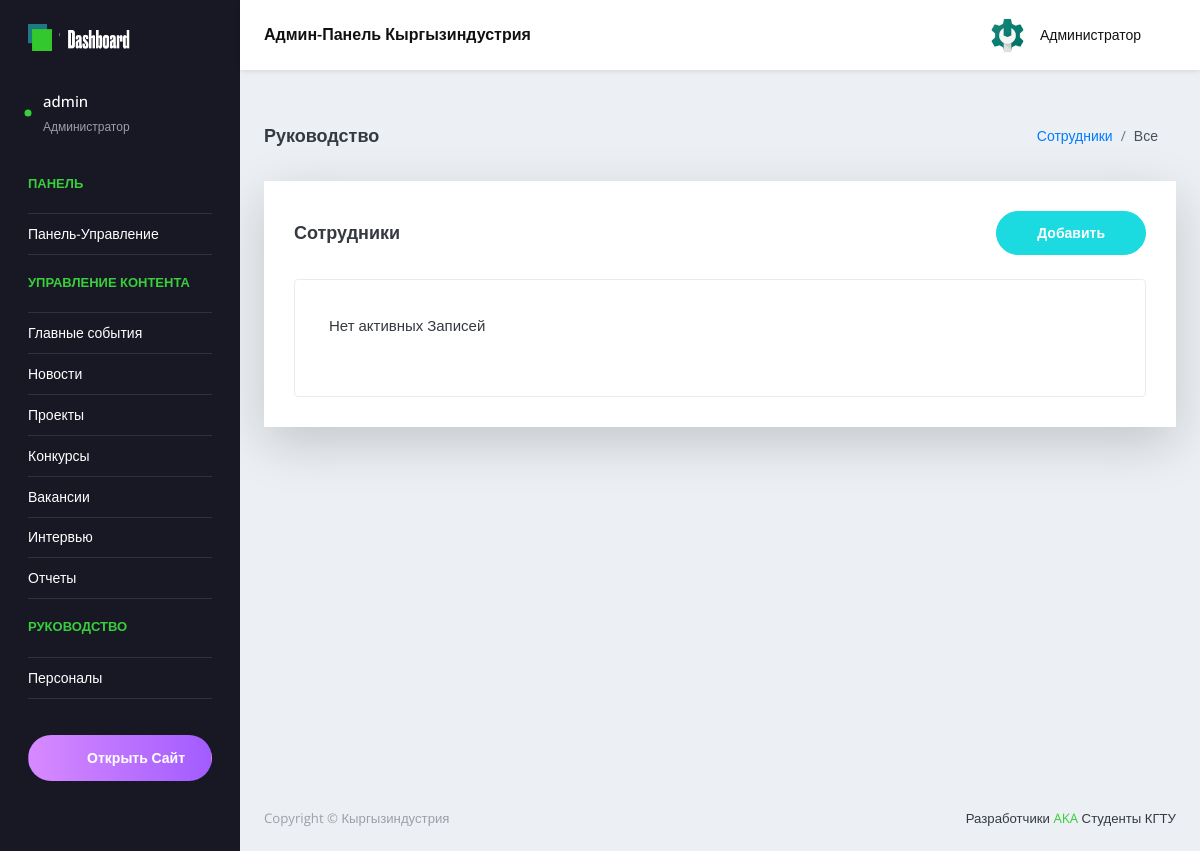
The page /ru/admin-panel/management/ (signed in) on the database as committed earlier.
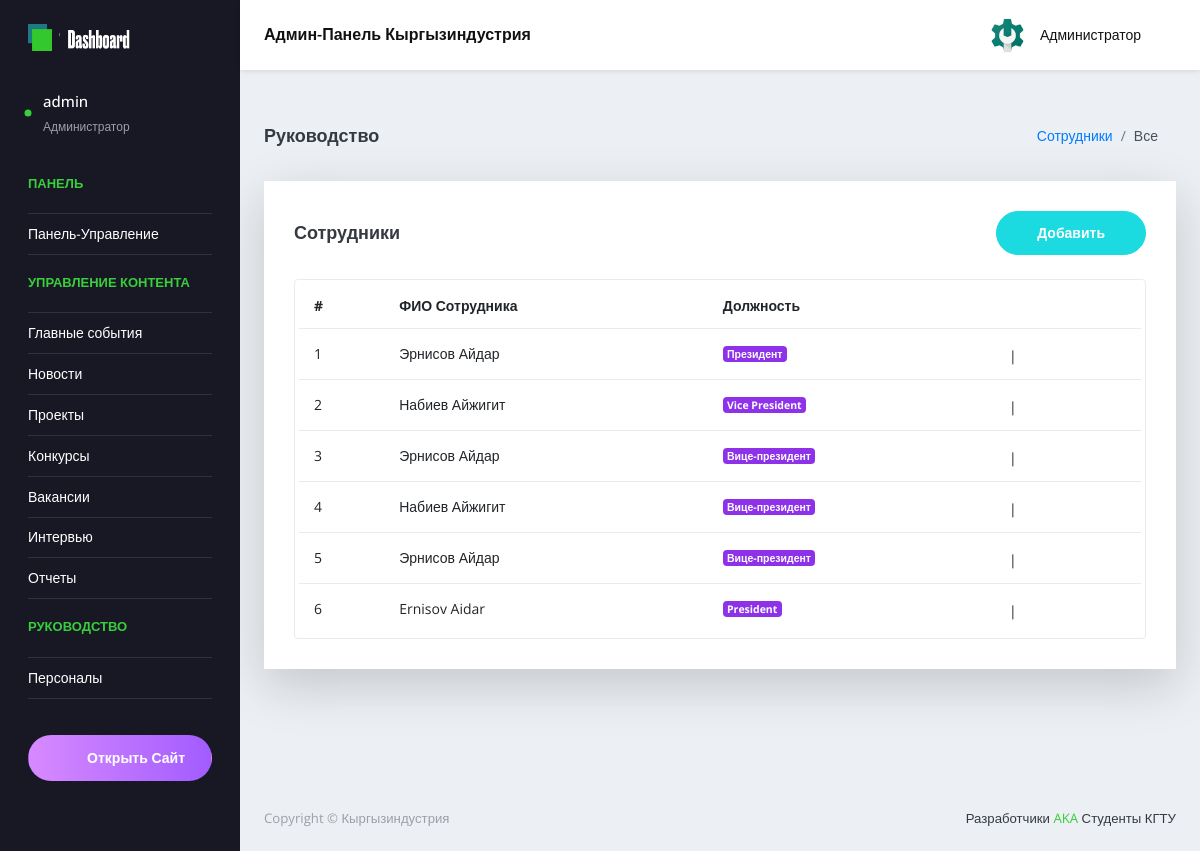
The same page on the database as committed later.
### main/models.py (models this page shows, shortened)
class Management(models.Model):
    full_name = models.CharField(max_length = 60, verbose_name = "ФИО Сотрудника")
    position = models.CharField(max_length = 70, verbose_name = "Должность")
    date_birth = models.DateField(verbose_name='Дата рождения', default=now)
    education = models.CharField(max_length=255, verbose_name='Образования')
    speciality = models.CharField(max_length=
                                  255, verbose_name='Специальность')
    about = RichTextField(verbose_name="Биография сотрудника")
    language=models.CharField(
                               max_length = 10,
                               choices = LanguageChoice.choices,
                               default = LanguageChoice.RU,
                               verbose_name = "Язык"
                               )
    picture = models.ImageField(
        verbose_name="Фотография",
        upload_to=get_file_path,
        validators = [validate_image_file_extension]
        )
    path_url = "static/client/img/team/"

### main/views.py (the view)
# urls.py: path('admin-panel/management/', views.ManagementListView.as_view(), name='management_all'),
class ManagementListView(LoginRequiredMixin, ManagementView, ListView):
    login_url = "login_page"
    template_name = "admin/pages/management/management_list.html"

### main/templates/admin/pages/management/management_list.html (shortened to what this page needs)
{% extends 'admin/admin_base.html' %}
{% load static %}
  {% block content %}
      <div class="content-wrapper">
            <div class="page-header">
              <h3 class="page-title">Руководство</h3>
              <nav aria-label="breadcrumb">
                <ol class="breadcrumb">
                  <li class="breadcrumb-item"><a href="{% url 'management_all' %}">Сотрудники</a></li>
                  <li class="breadcrumb-item active" aria-current="page">Все</li>
                </ol>
              </nav>
            </div>
            <div class="row">
              <div class="col-lg-12 grid-margin stretch-card">
                <div class="card shadow-lg">
                  <div class="card-body">
                    <div class="d-sm-flex align-items-center mb-4">
                      <h4 class="card-title mb-sm-0">Сотрудники</h4>
                      <a href="{% url 'management_create' %}" class="btn btn-primary btn-rounded my-1 my-sm-0 ml-auto">
                        Добавить
                      </a>
                    </div>
                    <div class="table-responsive border rounded p-1">
                      <table class="table table-hover">
                        {% if management_list %}
                        <thead>
                          <tr>
                            <th class="font-weight-bold">#</th>
                            <th class="font-weight-bold">ФИО Сотрудника</th>
                            <th class="font-weight-bold">Должность</th>
                          </tr>
                        </thead>
                        <tbody>
                          {% for management in management_list %}
                          <tr>
                            <td>{{forloop.counter}}</td>
                            <td class="td-title" >{{management.full_name }}</td>
                            <td class="text-info"><div class="badge badge-info">{{management.position}}</div></td>
                            <td class="edit-delete-icons">
                              <a href="{% url 'management_update' management.id %}"><i class="icon-pencil"></i></a> |
                              <a href="{% url 'management_delete' management.id %}" class="text-danger"><i class="icon-trash"></i></a>
                            </td>
                          </tr>
                          {% endfor %}
                        </tbody>
                        {% else %}
                        <div class="row purchace-popup">
                          <div class="col-12 stretch-card grid-margin">
                            <div class="card card-secondary">
                              <span class="card-body d-lg-flex align-items-center">
                                <p class="mb-lg-0">Нет активных Записей</p>
                              </span>
                            </div>
                          </div>
                        </div>
                        {% endif %}
                      </table>
                    </div>
                  </div>
                </div>
              </div>
            </div>
      </div>
{% endblock content %}

### main/templates/admin/admin_base.html (shortened to what this page needs)
<!DOCTYPE html>
<html lang="en">
  <head>
    {% include 'admin/blocks/links.html' %}
  </head>
  <body>
    <div class="container-scroller">
      {% include 'admin/blocks/header.html' %}
      <div class="container-fluid page-body-wrapper">
        {% include 'admin/blocks/side-bar.html' %}
        <div class="main-panel">
           {% block content %}{% endblock content %}
           {% include 'admin/blocks/footer.html' %}
        </div>
      </div>
    </div>
  </body>
</html>

### main/templates/admin/blocks/links.html
{% load static %}
 <link rel="stylesheet" href="{% static 'admin-panel/vendors/simple-line-icons/css/simple-line-icons.css' %}">
 <link rel="stylesheet" href="{% static 'admin-panel/vendors/flag-icon-css/css/flag-icon.min.css' %}">
 <link rel="stylesheet" href="{% static 'admin-panel/vendors/css/vendor.bundle.base.css' %}">
 <link rel="stylesheet" href="{% static 'admin-panel/css/style.css' %}">

### main/templates/admin/blocks/header.html (shortened to what this page needs)
{% load static %}
      <nav class="navbar default-layout-navbar col-lg-12 col-12 p-0 fixed-top d-flex flex-row">
        <div class="navbar-brand-wrapper d-flex align-items-center">
          <a class="navbar-brand brand-logo" href="{% url 'admin_panel' %}">
            <img src="{% static 'admin-panel/images/logo.png' %}" alt="logo" class="logo-dark" />
          </a>
        </div>
        <div class="navbar-menu-wrapper d-flex align-items-center flex-grow-1">
          <h5 class="mb-0 font-weight-medium d-none d-lg-flex">Админ-Панель Кыргызиндустрия</h5>
          <ul class="navbar-nav navbar-nav-right ml-auto">
            <li class="nav-item"><a href="{% url 'contests_all' %}" class="nav-link" title="Открыть конкурсы"><i class="icon-chart"></i></a></li>
            <li class="nav-item dropdown d-none d-xl-inline-flex user-dropdown">
              <a class="nav-link dropdown-toggle" id="UserDropdown" href="#" data-toggle="dropdown" aria-expanded="false" title="Настроить профили">
                <img class="img-xs rounded-circle ml-2" src="{% static 'admin-panel/images/requirements/admin.png' %}" alt="Profile image"> <span class="font-weight-normal">Администратор </span></a>
            </li>
          </ul>
        </div>
      </nav>

### main/templates/admin/blocks/side-bar.html (shortened to what this page needs)
{% load static %}
  <nav class="sidebar sidebar-offcanvas" id="sidebar">
      <ul class="nav">
        <li class="nav-item nav-profile user-select-none">
          <a class="nav-link">
            <div class="profile-image">
              <div class="dot-indicator bg-success"></div>
            </div>
            <div class="text-wrapper">
              <p class="profile-name">{{ user }}</p>
              <p class="designation">Администратор</p>
            </div>
            <div class="icon-container">
              <i class="icon-support"></i>
            </div>
          </a>
        </li>
        <li class="nav-item nav-category">
          <span class="nav-link">Панель</span>
        </li>
        <li class="nav-item" id="main-panel">
          <a class="nav-link" href="{% url 'admin_panel' %}">
            <span class="menu-title">Панель-Управление</span>
            <i class="icon-screen-desktop menu-icon"></i>
          </a>
        </li>
        <li class="nav-item nav-category"><span class="nav-link">Управление контента</span></li>
        <li class="nav-item" id="hotnews-panel">
          <a class="nav-link" data-toggle="collapse" href="#hotnews" aria-expanded="{% if expand_hotnews %}true{% else %}false{% endif %}" aria-controls="hotnews">
            <span class="menu-title">Главные события</span>
            <i class="icon-fire menu-icon"></i>
          </a>
        </li>
        <li class="nav-item" id="news-panel">
          <a class="nav-link" data-toggle="collapse" href="#news" aria-expanded="{% if expand_news %}true{% else %}false{% endif %}" aria-controls="news">
            <span class="menu-title">Новости</span>
            <i class="icon-book-open menu-icon"></i>
          </a>
        </li>
        <li class="nav-item" id="projects-panel">
          <a class="nav-link" data-toggle="collapse" href="#projects" aria-expanded="{% if expand_projects %}true{% else %}false{% endif %}" aria-controls="projects">
            <span class="menu-title">Проекты</span>
            <i class="icon-layers menu-icon"></i>
          </a>
        </li>
        <li class="nav-item" id="contests-panel">
          <a class="nav-link" data-toggle="collapse" href="#contests" aria-expanded="{% if expand_contests %}true{% else %}false{% endif %}" aria-controls="contests">
            <span class="menu-title">Конкурсы</span>
            <i class="icon-chart menu-icon"></i>
          </a>
        </li>
        <li class="nav-item" id="vacancies-panel">
          <a class="nav-link" data-toggle="collapse" href="#vacanciese" aria-expanded="{% if expand_vacancies %}true{% else %}false{% endif %}" aria-controls="vacanciese">
            <span class="menu-title">Вакансии</span>
            <i class="icon-grid menu-icon"></i>
          </a>
        </li>
        <li class="nav-item" id="interviews-panel">
          <a class="nav-link" data-toggle="collapse" href="#interviews" aria-expanded="{% if expand_interviews %}true{% else %}false{% endif %}" aria-controls="interviews">
            <span class="menu-title">Интервью</span>
            <i class="icon-link menu-icon"></i>
          </a>
        </li>
        <li class="nav-item" id="reports-panel">
          <a class="nav-link" data-toggle="collapse" href="#reports" aria-expanded="{% if expand_reports %}true{% else %}false{% endif %}" aria-controls="reports">
            <span class="menu-title">Отчеты</span>
            <i class="icon-pie-chart menu-icon"></i>
          </a>
        </li>
        <li class="nav-item nav-category"><span class="nav-link">Руководство</span></li>
        <li class="nav-item" id="management-panel">
          <a href="{% url 'management_all' %}" class="nav-link {% if active_management %}active{% endif %}">
            <span class="menu-title">Персоналы</span>
            <i class="icon-people menu-icon"></i>
          </a>
        </li>
        <li class="nav-item pro-upgrade">
          <span class="nav-link">
            <a class="btn btn-block px-0 btn-rounded btn-upgrade" href="{% url 'index' %} " target="_blank"> <i class="icon-badge mx-2"></i> Открыть Сайт</a>
          </span>
        </li>
      </ul>
    </nav>

### main/templates/admin/blocks/footer.html
          <footer class="footer">
            <div class="d-sm-flex justify-content-center justify-content-sm-between">
              <span class="text-muted d-block text-center text-sm-left d-sm-inline-block">Copyright © Кыргызиндустрия </span>
              <span class="float-none float-sm-right d-block mt-1 mt-sm-0 text-center"> Разработчики <a href="mailto:ajzigit24@gmail.com" target="_blank">AKA</a> Студенты КГТУ</span>
            </div>
          </footer>

Rows that differ between the two databases and show on the page:
added Management: full_name "Эрнисов Айдар", position "Президент"
added Management: full_name "Набиев Айжигит", position "Vice President"
added Management: full_name "Эрнисов Айдар", position "Вице-президент"
added Management: full_name "Набиев Айжигит", position "Вице-президент"
added Management: full_name "Эрнисов Айдар", position "Вице-президент"
added Management: full_name "Ernisov Aidar", position "President"
Other text that changed with them:
text no longer shown: "Нет активных Записей"
text now shown: "# ФИО Сотрудника Должность"
